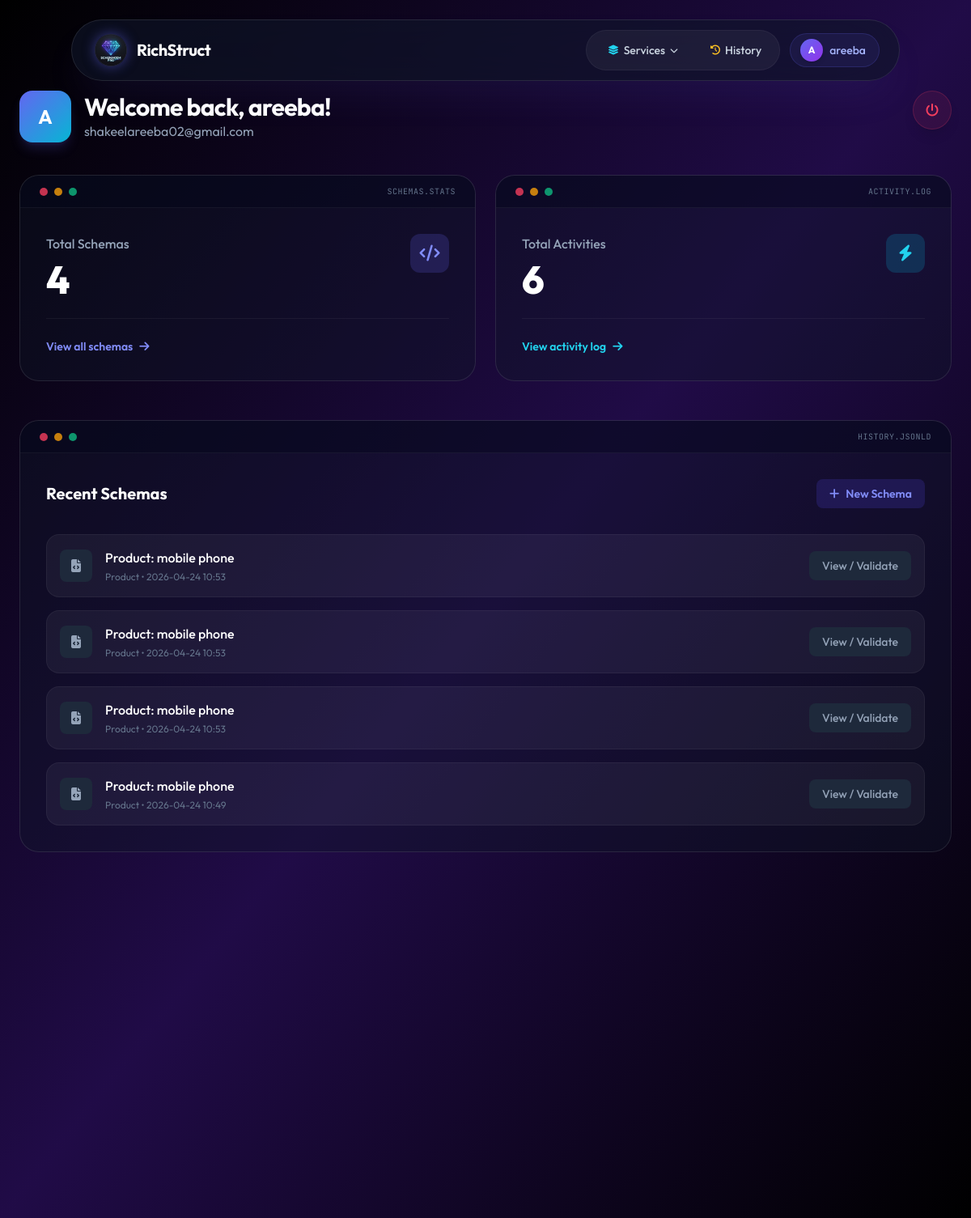
Page /dashboard (signed in) on the committed database.
### models.py (models this page shows, shortened)
class User(db.Model, UserMixin):
    id = db.Column(db.Integer, primary_key=True)
    username = db.Column(db.String(80), unique=True, nullable=False)
    email = db.Column(db.String(120), unique=True, nullable=False)
    password_hash = db.Column(db.String(256), nullable=False)
    created_at = db.Column(db.DateTime, default=datetime.utcnow)
    schemas = db.relationship('Schema', backref='owner', lazy=True)
    logs = db.relationship('ActivityLog', backref='user', lazy=True)

class Schema(db.Model):
    id = db.Column(db.Integer, primary_key=True)
    schema_type = db.Column(db.String(50), nullable=False)
    schema_name = db.Column(db.String(200), nullable=False) # e.g. "Product: iPhone 15"
    json_content = db.Column(db.Text, nullable=False)
    created_at = db.Column(db.DateTime, default=datetime.utcnow)
    user_id = db.Column(db.Integer, db.ForeignKey('user.id'), nullable=False)

### app.py (the view)
@app.route('/dashboard')
@login_required
def dashboard():
    total_schemas = Schema.query.filter_by(user_id=current_user.id).count()
    recent_schemas = Schema.query.filter_by(user_id=current_user.id).order_by(Schema.created_at.desc()).limit(5).all()
    total_activities = ActivityLog.query.filter_by(user_id=current_user.id).count()
    return render_template('dashboard.html', total_schemas=total_schemas, recent_schemas=recent_schemas, total_activities=total_activities)

### app.py (called while the page is built)
@login_manager.user_loader
def load_user(user_id):
    return db.session.get(User, int(user_id))

### templates/dashboard.html (shortened to what this page needs)
{% extends 'base.html' %}
{% block content %}
<div class="animate-fade-in-up">
    <div class="flex items-start justify-between mb-10">
        <div class="flex items-center gap-4">
            <div class="w-16 h-16 rounded-2xl bg-gradient-to-br from-indigo-500 to-cyan-500 flex items-center justify-center shadow-lg shadow-indigo-500/20 text-white text-2xl font-bold">
                {{ current_user.username[:1].upper() }}
            </div>
            <div>
                <h1 class="text-3xl font-bold text-white tracking-tight">Welcome back, {{ current_user.username }}!</h1>
                <p class="text-slate-400">{{ current_user.email }}</p>
            </div>
        </div>
        <a href="/logout" title="Logout" class="w-12 h-12 flex items-center justify-center rounded-full bg-rose-500/10 text-rose-500 hover:bg-rose-500 hover:text-white border border-rose-500/20 shadow-lg hover:shadow-[0_0_15px_rgba(225,29,72,0.5)] transition-all duration-300">
            <i class="fas fa-power-off"></i>
        </a>
    </div>
    <div class="grid grid-cols-1 md:grid-cols-2 gap-6 mb-12">
        <div class="bg-slate-900/40 backdrop-blur-xl border border-white/10 rounded-3xl hover:bg-slate-900/60 transition-colors overflow-hidden">
            <div class="px-6 py-3 border-b border-white/5 bg-slate-950/40 flex gap-2 items-center">
                <div class="w-2.5 h-2.5 rounded-full bg-rose-500/80"></div>
                <div class="w-2.5 h-2.5 rounded-full bg-amber-500/80"></div>
                <div class="w-2.5 h-2.5 rounded-full bg-emerald-500/80"></div>
                <span class="text-[10px] font-mono text-slate-500 ml-auto uppercase tracking-wider">schemas.stats</span>
            </div>
            <div class="p-8">
            <div class="flex items-start justify-between">
                <div>
                    <p class="text-slate-400 font-medium mb-2">Total Schemas</p>
                    <h2 class="text-5xl font-extrabold text-white tracking-tight">{{ total_schemas }}</h2>
                </div>
                <div class="w-12 h-12 rounded-xl bg-indigo-500/20 flex items-center justify-center text-indigo-400">
                    <i class="fas fa-code text-xl"></i>
                </div>
            </div>
            <div class="mt-6 pt-6 border-t border-white/5 flex items-center justify-between">
                <a href="{{ url_for('history') }}" class="text-indigo-400 hover:text-indigo-300 text-sm font-semibold flex items-center gap-2 transition-colors">
                    View all schemas <i class="fas fa-arrow-right"></i>
                </a>
            </div>
            </div>
        </div>
        <div class="bg-slate-900/40 backdrop-blur-xl border border-white/10 rounded-3xl hover:bg-slate-900/60 transition-colors delay-100 overflow-hidden">
            <div class="px-6 py-3 border-b border-white/5 bg-slate-950/40 flex gap-2 items-center">
                <div class="w-2.5 h-2.5 rounded-full bg-rose-500/80"></div>
                <div class="w-2.5 h-2.5 rounded-full bg-amber-500/80"></div>
                <div class="w-2.5 h-2.5 rounded-full bg-emerald-500/80"></div>
                <span class="text-[10px] font-mono text-slate-500 ml-auto uppercase tracking-wider">activity.log</span>
            </div>
            <div class="p-8">
            <div class="flex items-start justify-between">
                <div>
                    <p class="text-slate-400 font-medium mb-2">Total Activities</p>
                    <h2 class="text-5xl font-extrabold text-white tracking-tight">{{ total_activities }}</h2>
                </div>
                <div class="w-12 h-12 rounded-xl bg-cyan-500/20 flex items-center justify-center text-cyan-400">
                    <i class="fas fa-bolt text-xl"></i>
                </div>
            </div>
            <div class="mt-6 pt-6 border-t border-white/5 flex items-center justify-between">
                <a href="{{ url_for('activity_log') }}" class="text-cyan-400 hover:text-cyan-300 text-sm font-semibold flex items-center gap-2 transition-colors">
                    View activity log <i class="fas fa-arrow-right"></i>
                </a>
            </div>
            </div>
        </div>
    </div>
    <div class="bg-slate-900/40 backdrop-blur-xl border border-white/10 rounded-3xl delay-200 overflow-hidden">
        <div class="px-6 py-3 border-b border-white/5 bg-slate-950/40 flex gap-2 items-center">
            <div class="w-2.5 h-2.5 rounded-full bg-rose-500/80"></div>
            <div class="w-2.5 h-2.5 rounded-full bg-amber-500/80"></div>
            <div class="w-2.5 h-2.5 rounded-full bg-emerald-500/80"></div>
            <span class="text-[10px] font-mono text-slate-500 ml-auto uppercase tracking-wider">history.jsonld</span>
        </div>
        <div class="p-8">
        <div class="flex items-center justify-between mb-8">
            <h3 class="text-xl font-bold text-white">Recent Schemas</h3>
            <a href="{{ url_for('select_schema') }}" class="bg-indigo-600/20 text-indigo-400 hover:bg-indigo-600/30 px-4 py-2 rounded-lg text-sm font-semibold transition-colors flex items-center gap-2">
                <i class="fas fa-plus"></i> New Schema
            </a>
        </div>
        {% if recent_schemas %}
            <div class="space-y-4">
                {% for schema in recent_schemas %}
                <div class="flex items-center justify-between p-4 rounded-2xl bg-white/5 border border-white/5 hover:border-indigo-500/50 transition-colors group">
                    <div class="flex items-center gap-4">
                        <div class="w-10 h-10 rounded-lg bg-slate-800 flex items-center justify-center text-slate-400 group-hover:text-indigo-400 group-hover:bg-indigo-500/10 transition-colors">
                            <i class="fas fa-file-code"></i>
                        </div>
                        <div>
                            <h4 class="text-white font-medium">{{ schema.schema_name }}</h4>
                            <p class="text-xs text-slate-500 mt-1 capitalize">{{ schema.schema_type }} • {{ schema.created_at.strftime('%Y-%m-%d %H:%M') }}</p>
                        </div>
                    </div>
                    <form action="{{ url_for('validate') }}" method="POST">
                        <button type="submit" class="text-slate-400 hover:text-white bg-slate-800 hover:bg-slate-700 px-4 py-2 rounded-lg text-sm font-medium transition-colors">
                            View / Validate
                        </button>
                    </form>
                </div>
                {% endfor %}
            </div>
        {% endif %}
        </div>
    </div>
</div>
{% endblock %}

### templates/base.html (shortened to what this page needs)
<!DOCTYPE html>
<html lang="en">
<head>
  <link rel="stylesheet" href="https://cdnjs.cloudflare.com/ajax/libs/font-awesome/6.4.0/css/all.min.css">
  <script src="https://cdn.tailwindcss.com"></script>
</head>
<body class="text-slate-200 font-sans overflow-x-hidden antialiased bg-black selection:bg-indigo-500/30">
  <div class="fixed inset-0 -z-10 overflow-hidden bg-black">
    <video autoplay muted loop playsinline class="w-full h-full object-cover mix-blend-luminosity opacity-60">
      <source src="https://media.istockphoto.com/id/1310134440/video/digital-transformation-concept-system-engineering-binary-code-programming.mp4?s=mp4-640x640-is&k=20&c=yL2j8oN-N-Zl_A1wH0O7sY8Q_o_v0xKk0xX_K8f7s2g=" type="video/mp4">
    </video>
    <div class="absolute inset-0 bg-gradient-to-br from-black/95 via-violet-950/70 to-black/95"></div>
  </div>
  <nav class="fixed w-[92%] max-w-5xl z-50 top-6 left-1/2 -translate-x-1/2 transition-all duration-300 bg-slate-900/60 backdrop-blur-2xl border border-white/10 rounded-full py-3 px-6 shadow-2xl shadow-indigo-500/10">
    <div class="flex items-center justify-between">
      <a href="{{ url_for('index') }}" class="flex items-center gap-3 group cursor-pointer pl-1">
        <img src="{{ url_for('static', filename='img/logo.png') }}" alt="RichStruct Logo" class="w-10 h-10 rounded-full shadow-[0_0_15px_rgba(99,102,241,0.5)] group-hover:shadow-[0_0_25px_rgba(99,102,241,0.8)] transition-all duration-300 border border-white/10">
        <h1 class="text-xl font-bold text-white tracking-tight">RichStruct</h1>
      </a>
      <div class="flex items-center gap-2">
        {% if current_user.is_authenticated %}
          <div class="hidden sm:flex items-center gap-1 bg-white/5 rounded-full p-1.5 border border-white/5">
            <div class="nav-dropdown" id="servicesDropdown">
              <button onclick="toggleDropdown()" class="flex items-center gap-1.5 px-5 py-2 rounded-full text-sm font-medium text-slate-300 hover:text-white hover:bg-white/10 transition-all select-none">
                <i class="fas fa-layer-group text-cyan-400 text-xs"></i> Services
                <i class="fas fa-chevron-down text-[10px] transition-transform duration-200" id="servicesChevron"></i>
              </button>
            </div>
            <a href="{{ url_for('history') }}" class="flex items-center gap-1.5 px-4 py-2 rounded-full text-sm font-medium text-slate-300 hover:text-white hover:bg-white/10 transition-all">
              <i class="fas fa-history text-amber-400 text-xs"></i> History
            </a>
          </div>
          <a href="{{ url_for('dashboard') }}" class="hidden sm:flex items-center gap-2 ml-1 pl-3 pr-4 py-1.5 rounded-full bg-indigo-500/10 border border-indigo-500/20 hover:bg-indigo-500/20 hover:border-indigo-500/40 transition-all duration-200 group">
            <div class="w-7 h-7 rounded-full bg-gradient-to-br from-indigo-500 to-purple-600 flex items-center justify-center text-white text-xs font-bold shadow-md">
              {{ current_user.username[0].upper() }}
            </div>
            <span class="text-sm font-medium text-indigo-300 group-hover:text-indigo-200 transition-colors">{{ current_user.username }}</span>
          </a>
        {% endif %}
      </div>
    </div>
  </nav>
  <main class="min-h-screen pt-28 pb-20 relative z-10 px-6">
    <div class="max-w-7xl mx-auto">
      {% block content %}{% endblock %}
    </div>
  </main>
</body>
</html>

### templates/base.html (style rules this page uses)
.delay-100 { animation-delay: 100ms; }
.delay-200 { animation-delay: 200ms; }
.nav-dropdown { position: relative; }

### rows in the picture
User: username "A", username "areeba", email "shakeelareeba02@gmail.com"
Schema: schema_name "Product: mobile phone", schema_type "Product", created_at "2026-04-24 10:53"
Schema: schema_name "Product: mobile phone", schema_type "Product", created_at "2026-04-24 10:53"
Schema: schema_name "Product: mobile phone", schema_type "Product", created_at "2026-04-24 10:53"
Schema: schema_name "Product: mobile phone", schema_type "Product", created_at "2026-04-24 10:49"

### other values in the picture
{{ total_schemas }} "4"
{{ total_activities }} "6"
